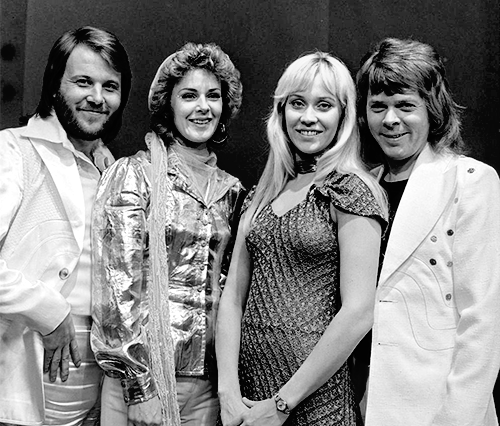
#> input picture Flask_UI/sampleprograms/python/FaceDetect/abba.png, 500 x 426 px
$ python -i face_detect_remee.py   (imports and definitions only)
#> lines starting #> are read from the running program, lines starting #| are printed output that depends on the picture; after the words box and inside, x2 and y2 are one past the last pixel; in counts of white or black regions, pixels touching at a corner belong together
# Source: https://github.com/shantnu/FaceDetect

import cv2
import os

def face_detect(imagePath):
#> called with imagePath = 'abba.png'
    dir = os.path.dirname(__file__)
    print(imagePath)
    file_name = imagePath.split('/')[-1].split('.')[0]
    file_name += '-face.jpg'
    cascPath = dir + "/haarcascade_frontalface_default.xml"

    # Create the haar cascade
    faceCascade = cv2.CascadeClassifier(cascPath)

    # Read the image
    image = cv2.imread(imagePath)
#> image is the input picture: shape (426, 500, 3); min 0, max 255, mean 130.8
    gray = cv2.cvtColor(image, cv2.COLOR_BGR2GRAY)

    # Detect faces in the image
    faces = faceCascade.detectMultiScale(
        gray,
        scaleFactor=1.1,
        minNeighbors=5,
        minSize=(30, 30),
        flags = cv2.CASCADE_SCALE_IMAGE
    )
#> faces = [[168, 70, 66, 66], [56, 55, 75, 75], [267, 69, 87, 87], [354, 78, 74, 74]]

    print("Found {0} faces!".format(len(faces)))
#| Found 4 faces!
    startx = 0
    endx = 0
    starty = 0
    endy = 0
    # Draw a rectangle around the faces
    for (x, y, w, h) in faces:
        print("rect:",(x,y,w,h))
        startx = x
        starty = y
        endx = x + w
        endy = y + h
        face = image[starty:endy, startx:endx]
        cv2.imshow("Face Only", face)
        destination = 'img/faces/scraped-faces/' + file_name
        cv2.imwrite(destination, face)
        cv2.rectangle(image, (x, y), (x+w, y+h), (0, 255, 0), 2)
#> this loop made 4 passes
#> (x, y, w, h, startx, starty, endx, endy) on passes 1 to 4: (168, 70, 66, 66, 168, 70, 234, 136), (56, 55, 75, 75, 56, 55, 131, 130), (267, 69, 87, 87, 267, 69, 354, 156), (354, 78, 74, 74, 354, 78, 428, 152)
#| rect: (168, 70, 66, 66)
#| rect: (56, 55, 75, 75)
#| rect: (267, 69, 87, 87)
#| rect: (354, 78, 74, 74)
#> pass 1, in face_detect, `face = image[starty:endy, startx:endx]`:
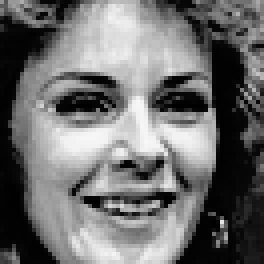
#> face: shape (66, 66, 3) (shown 4 times larger); min 0, max 248, mean 111.1
#> pass 2, in face_detect, `face = image[starty:endy, startx:endx]`:
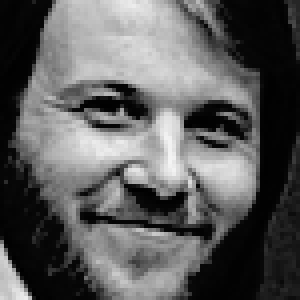
#> face: shape (75, 75, 3) (shown 4 times larger); min 0, max 244, mean 93
#> pass 3, in face_detect, `face = image[starty:endy, startx:endx]`:
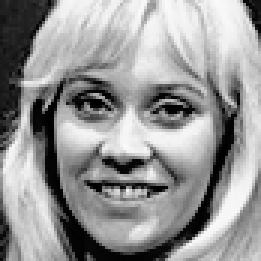
#> face: shape (87, 87, 3) (shown 3 times larger); min 0, max 249, mean 150.2
#> after the loop:
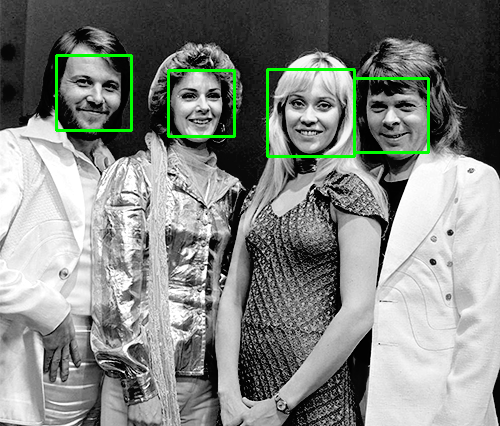
#> image: shape (426, 500, 3); 1.59% of pixels changed, all inside (x1, y1, x2, y2) = (55, 54, 430, 158)

    cv2.imshow("Faces found", image)
    cv2.waitKey(1000) # Pause with image found for 1 second
    cv2.destroyAllWindows()


dir = os.path.dirname(__file__)
img_dir = os.path.join(dir, '../img')

# [5 lines not run here, left out]

>>> result = face_detect('abba.png')

$ run again, on Flask_UI/sampleprograms/python/FaceDetect/the_saturdays_wrong.jpg
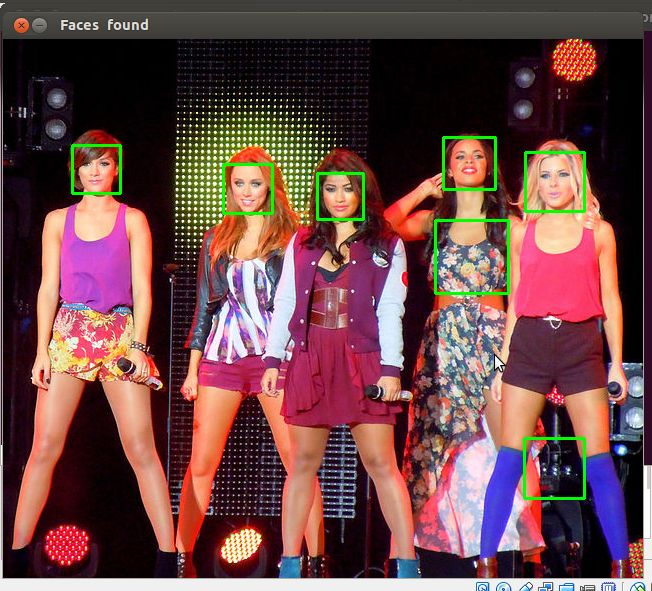
#> input picture Flask_UI/sampleprograms/python/FaceDetect/the_saturdays_wrong.jpg, 652 x 591 px
#> in face_detect, image is the input picture: shape (591, 652, 3); mean B, G, R 71.6, 71.4, 107.9
#> in face_detect, `gray = cv2.cvtColor(image, cv2.COLOR_BGR2GRAY)`:
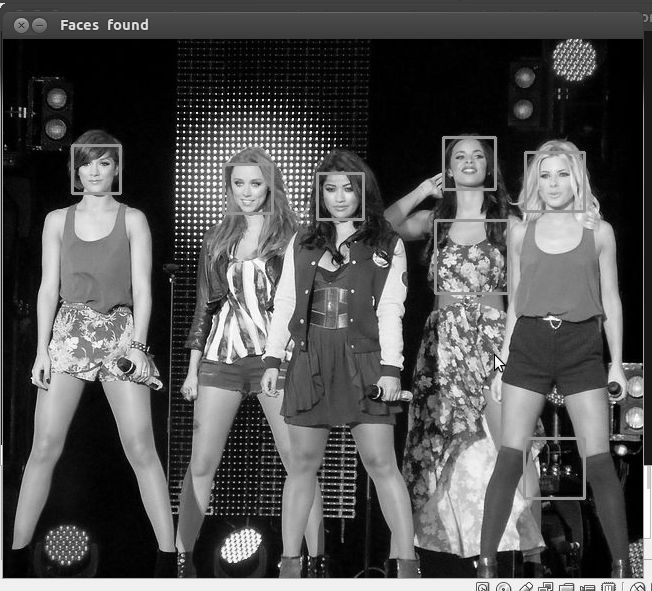
#> gray: shape (591, 652); min 0, max 255, mean 82.4
#> faces = [[224, 165, 48, 48], [318, 172, 45, 45], [446, 139, 48, 48], [527, 153, 56, 56], [74, 147, 44, 44]]
#| Found 5 faces!
#> the loop in face_detect, `for (x, y, w, h) in faces:` made 5 passes
#> (x, y, w, h, startx, starty, endx, endy) on passes 1 to 5: (224, 165, 48, 48, 224, 165, 272, 213), (318, 172, 45, 45, 318, 172, 363, 217), (446, 139, 48, 48, 446, 139, 494, 187), (527, 153, 56, 56, 527, 153, 583, 209), (74, 147, 44, 44, 74, 147, 118, 191)
#> (printed output is left out)
#> after the loop in face_detect, `for (x, y, w, h) in faces:`:
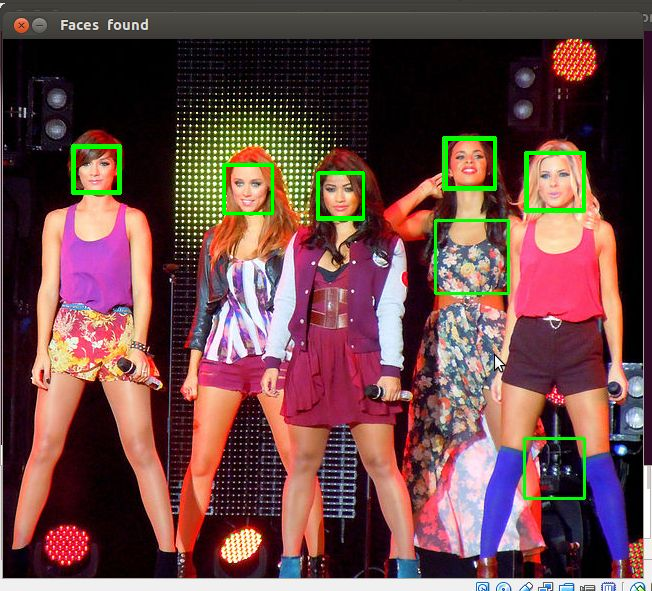
#> image: shape (591, 652, 3); 0.75% of pixels changed, all inside (x1, y1, x2, y2) = (73, 138, 585, 219)
